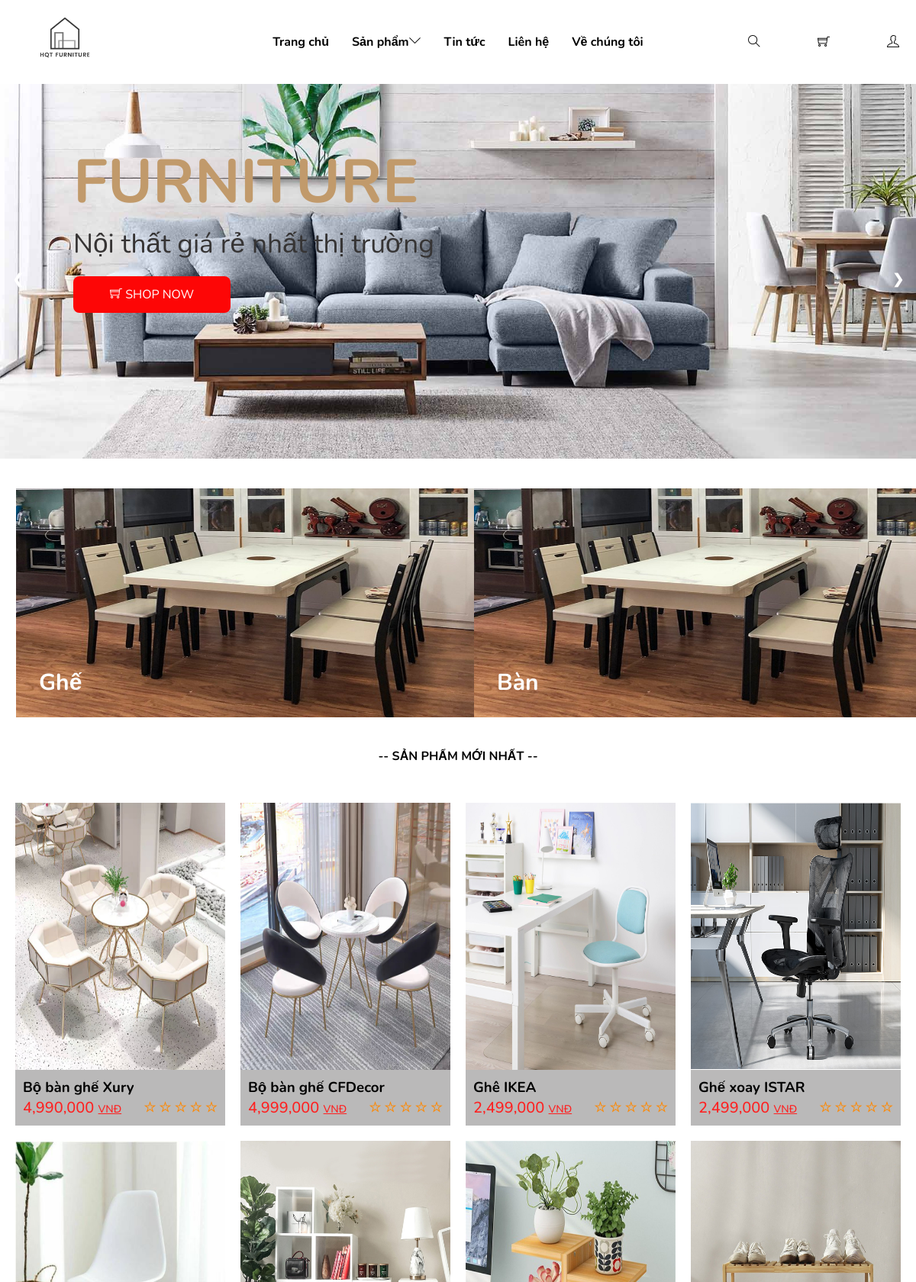
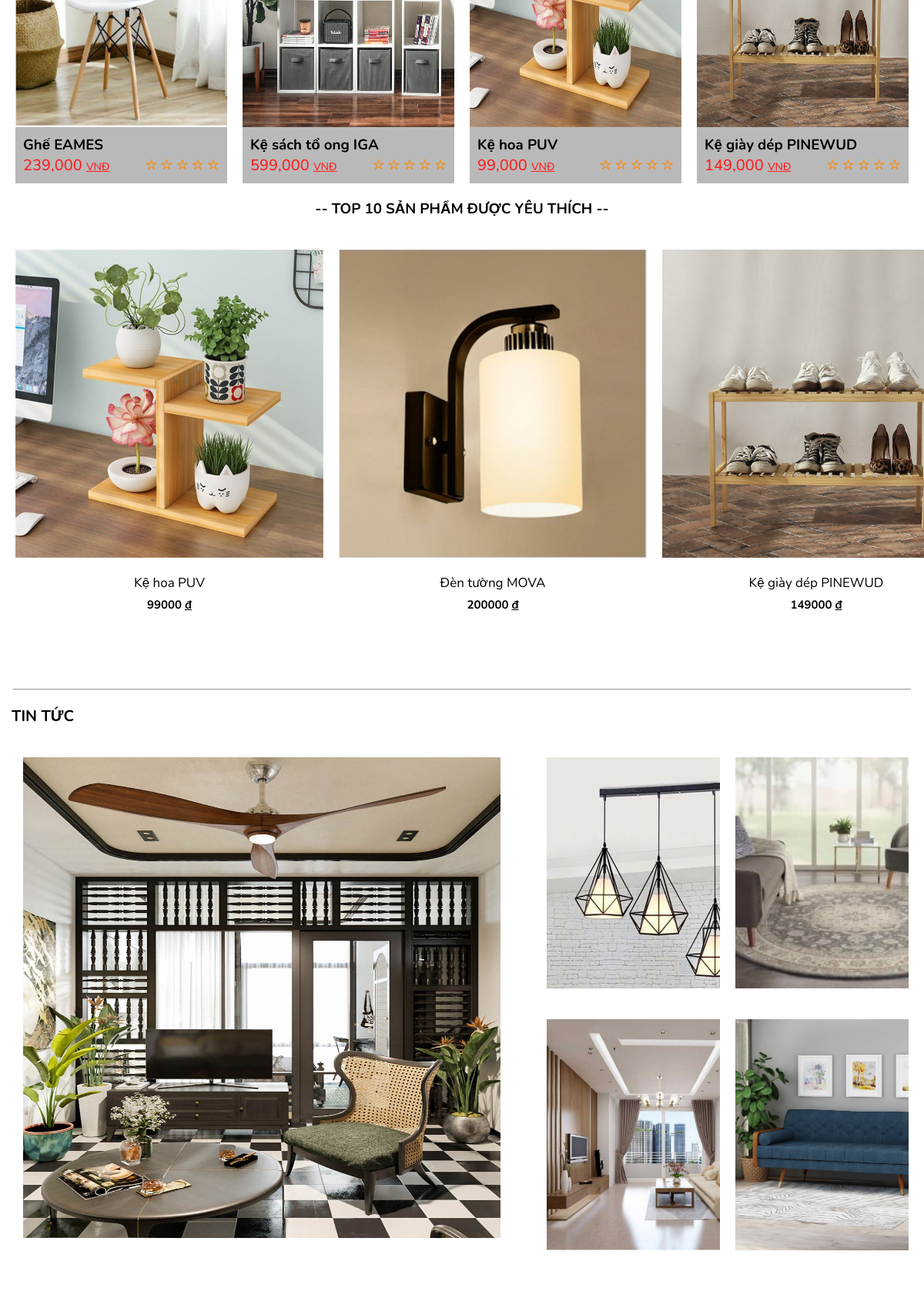
/site/trang_chinh (upper part), run on the app's committed database (2 pictures, top to bottom).
### tables this page shows
CREATE TABLE `web_settings` (
  `id` int(11) NOT NULL,
  `logo` varchar(255) NOT NULL,
  `sdt` int(11) NOT NULL,
  `dia_chi` varchar(255) NOT NULL
);

CREATE TABLE `sliders` (
  `ma_slide` int(11) NOT NULL,
  `anh_slide` varchar(255) NOT NULL,
  `duong_dan` varchar(255) NOT NULL,
  `ten_slide` varchar(50) NOT NULL
);

CREATE TABLE `hang_hoa` (
  `ma_hh` int(11) NOT NULL,
  `ten_hh` varchar(50) NOT NULL,
  `don_gia` float NOT NULL,
  `anh_hh` varchar(255) NOT NULL,
  `ngay_nhap` date NOT NULL,
  `mo_ta` text NOT NULL,
  `dac_biet` tinyint(1) NOT NULL,
  `luot_xem` int(11) NOT NULL,
  `ma_loai` int(11) NOT NULL,
  `giam_gia` int(11) NOT NULL
);

### site/trang_chinh/index.php (called while the page is built, shortened)
<?php
    require_once "./../../global.php";
    require_once "./../../pdo.php";
    extract($_REQUEST);
    if (array_key_exists("tin_tuc",$_REQUEST)) {
        $VIEW_NAME = "tintuc.php";
    }
    else{
        require_once "./../../dao/hang_hoa.php";
        $hh_top_10 = hang_hoa_select_top10();
        $item = hang_hoa_select_top8_sp();
    }
    require_once "./../layout.php";

### global.php (called while the page is built, shortened)
<?php
$ROOT_URL = "/duan1";
$IMAGE_URL = $ROOT_URL . "/images";
$SITE_URL = $ROOT_URL . "/site";

### pdo.php (called while the page is built, shortened)
<?php
    function pdo_get_connection(){
        $dbUrl = "mysql:host=localhost;dbname=duan1";
        $dbUser = "root";
        $dbPass = "";
        $conn = new PDO($dbUrl,$dbUser,$dbPass);
        return $conn;
    }
    function pdo_query($sql){
        $args = array_slice(func_get_args(),1);
        try {
            $conn = pdo_get_connection();
            $sttm = $conn->prepare($sql);
            $sttm->execute($args);
            $result = $sttm->fetchAll();
            return $result;
        } catch (PDOException $e) {
            echo "có lỗi xảy ra" . $e->getMessage();
        }
        finally{
            unset($conn);
        }
    }

### dao/settings.php (called while the page is built, shortened)
<?php
    function web_get_all(){
        $sql = "SELECT * FROM web_settings";
        return pdo_query($sql);
    }

### dao/slide.php (called while the page is built, shortened)
<?php
    function slide_get_all(){
        $sql = "SELECT * FROM sliders";
        return pdo_query($sql);
    }

### dao/hang_hoa.php (called while the page is built, shortened)
<?php
    function hang_hoa_select_top8_sp(){
        $sql = "SELECT * FROM hang_hoa ORDER BY ma_hh DESC LIMIT 0, 8 ";
        return pdo_query($sql);
    }
function hang_hoa_select_top10(){
    $sql = "SELECT * FROM hang_hoa WHERE luot_xem > 0 ORDER BY luot_xem DESC LIMIT 0, 10";
    return pdo_query($sql);
}

### site/layout/top10.php (the view, shortened to what this page needs)
<div class="top_10_pr">
    <div class="title_top10" style="text-align: center;">
        <h3>
            <p><b>-- TOP 10 SẢN PHẨM ĐƯỢC YÊU THÍCH --</b></p>
        </h3>
    </div>
    <div class="count">
    <?php
        require_once "./../../dao/hang_hoa.php";
        $hh_top_10 = hang_hoa_select_top10();
        foreach ($hh_top_10 as $hh) { ?>
            <div class="item">
            <a href="<?= $SITE_URL?>/hang_hoa/chi_tiet.php?ma_hh=<?= $hh["ma_hh"] ?>">
                    <img src="<?=$IMAGE_URL?>/<?=$hh['anh_hh']?>" alt="" class="item_img">
                    <div class="product-name">
                        <span><?=$hh['ten_hh'] ?></span>
                    </div>
                    <div class="price">
                    <?=$hh['don_gia'] ?> <u>đ</u>
                    </div>
                </a>
            </div>
       <?php }
        ?>
</div>
    </div>

### site/layout.php (shortened to what this page needs)
<!DOCTYPE html>
<html lang="en">
<head>
    <link rel="stylesheet" href="<?= $ROOT_URL?>/content/themify-icons/themify-icons.css" />
    <link rel="stylesheet" href="<?= $ROOT_URL?>/content/css/index.css" />
    <link rel="stylesheet" href="<?= $ROOT_URL?>/content/js/slide.js">
</head>
<body>
    <div class="container" style="font-family: sans-serif">
        <div class="header">
            <div class="header-logo">
            <?php require 'layout/logo.php';?>
            </div>
            <?php require 'layout/menu.php';?>
            <div class="header-icon">
                <ul class="root">
                    <li>
                        <i class="ti-search" id="search-icon"></i>
                    </li>
                    <li>
                        <a href="../cart/list_cart.php"><i class="ti-shopping-cart"></i></a>
                    </li>
                    <li>
                    <i class="ti-user"><?php if (isset($_SESSION["user"]["ho_ten"])) {
                    } ?></i>
                    <?php require 'layout/dang_nhap.php';?>
                    </li>
                </ul>
            </div>
        </div>
        <div class="content">
            <?php require 'layout/banner_slide.php';?>
            <div class="product-boxs">
                <div class="product-box">
                    <div class="product-box-img">
                        <a href="#"><img src="<?=$IMAGE_URL?>/ban.jpg" alt="" /></a>
                        <div class="product-box-title">
                            <a href="#">
                                <p>Ghế</p>
                            </a>
                        </div>
                    </div>
                </div>
                <div class="product-box">
                    <div class="product-box-img">
                        <a href="#"><img src="<?=$IMAGE_URL?>/ban.jpg" alt="" /></a>
                        <div class="product-box-title">
                            <a href="#">
                                <p>Bàn</p>
                            </a>
                        </div>
                    </div>
                </div>
            </div>
            <div class="news-product">
                <?php include $VIEW_NAME; ?>
            </div>
            <?php require_once "layout/top10.php"; ?>
            <hr />
            <div class="news">
                <p class="news-title">TIN TỨC</p>
                <div class="box-news-total">
                    <div class="box-news">
                        <div class="box-news1">
                            <div class="box-news1-img">
                                <img src="<?=$IMAGE_URL?>/newschinh.jpg" alt="" />
                                <div class="news-infor">
                                </div>
                            </div>
                        </div>
                    </div>
                    <div class="boxs-news2">
                        <div class="boxs-news2-up">
                            <div class="box-up">
                                <div class="boxs-news2-up-img">
                                    <img src="<?=$IMAGE_URL?>/newsphu1.jpg " alt="" />
                                    <div class="news-infor1">
                                    </div>
                                </div>
                            </div>
                            <div class="box-up">
                                <div class="boxs-news2-up-img">
                                    <img src="<?=$IMAGE_URL?>/newsphu2.jpg " alt="" />
                                    <div class="news-infor1">
                                    </div>
                                </div>
                            </div>
                        </div>
                        <div class="boxs-news2-up">
                            <div class="box-up">
                                <div class="boxs-news2-up-img">
                                    <img src="<?=$IMAGE_URL?>/newsphu3.png " alt="" />
                                    <div class="news-infor1">
                                    </div>
                                </div>
                            </div>
                            <div class="box-up">
                                <div class="boxs-news2-up-img">
                                    <img src="<?=$IMAGE_URL?>/newsphu4.jpg " alt="" />
                                    <div class="news-infor1">
                                    </div>
                                </div>
                            </div>
                        </div>
                    </div>
                </div>
            </div>
        </div>
    </div>
</body>
</html>

### site/layout/logo.php
<?php
   require_once "./../../global.php";
   require_once "./../../pdo.php";
   require_once '../../dao/settings.php';
   $web_settings = web_get_all();
?>
    <?php foreach ($web_settings as $key) { ?>
        <a href="<?= $SITE_URL?>/trang_chinh"><img src="<?=$IMAGE_URL?>/<?= $key["logo"] ?>" alt="" /></a>
    <?php } ?>

### site/layout/menu.php (shortened to what this page needs)
<?php require_once './../../global.php'; ?>
<div class="header-menu">
                <ul class="menu">
                    <li>
                        <b><a href="<?=$SITE_URL?>/trang_chinh/">Trang chủ</a></b>
                    </li>
                    <li>
                        <b><a href="#">Sản phẩm<i class="ti-angle-down"></i></a></b>
                    </li>
                    <li>
                        <b><a href="#">Tin tức</a></b>
                    </li>
                    <li>
                        <b><a href="#">Liên hệ</a></b>
                    </li>
                    <li>
                        <b><a href="#">Về chúng tôi</a></b>
                    </li>
                </ul>
            </div>

### site/layout/banner_slide.php
<?php
   require_once "./../../global.php";
   require_once "./../../pdo.php";
   require '../../dao/slide.php';
   $ds_slide = slide_get_all();
   ?>
   <div class="slideshow-container">
    <?php foreach ($ds_slide as $slide) :?>
        <div class="mySlides fade">
    <div class="box-position">
        <div class="title_positon">
            <h3>FURNITURE</h3>
        </div>
        <div class="text-position">
            <span>Nội thất giá rẻ nhất thị trường</span>
        </div>
        <div class="btn-position">
            <button type="button" class="btn"><i class="ti-shopping-cart"></i> <a href="<?=$slide["duong_dan"] ?>" style="text-decoration:none; color:#fff;">SHOP NOW</a> </button>
        </div>
    </div>
    <img src="<?=$IMAGE_URL?>/<?= $slide["anh_slide"] ?>" style="width:100%">
</div>
    <?php endforeach; ?>
<a class="prev" onclick="plusSlides(-1)">&#10094;</a>
<a class="next" onclick="plusSlides(1)">&#10095;</a>
</div>

### site/trang_chinh/trang_chu.php (shortened to what this page needs)
<p><b>-- SẢN PHẨM MỚI NHẤT --</b></p>
<div class="card-product">
                <?php foreach ($item as $prod)  :?>
                    <div class="card">
                        <div class="card-img">
                            <img src="<?= $IMAGE_URL?>/<?= $prod["anh_hh"] ?>" alt="" />
                            <div class="actions">
                                <ul>
                                </ul>
                            </div>
                        </div>
                        <div class="card-content">
                            <div class="card-name">
                                <h3><?= $prod["ten_hh"] ?></h3>
                            </div>
                            <div class="card-price">
                                <h3><?= number_format($prod["don_gia"],0)?><span> <u style="font-size: 14px;">VNĐ</u></span></h3>
                                <div class="rating">
                                    <i class="ti-star" aria-hidden="true"></i>
                                    <i class="ti-star" aria-hidden="true"></i>
                                    <i class="ti-star" aria-hidden="true"></i>
                                    <i class="ti-star" aria-hidden="true"></i>
                                    <i class="ti-star" aria-hidden="true"></i>
                                </div>
                            </div>
                        </div>
                    </div>
               <?php endforeach; ?>
</div>

### data on the page
web_settings: logo (picture)
sliders: anh_slide (picture)
hang_hoa: anh_hh (picture), ten_hh "Bộ bàn ghế Xury", don_gia "4,990,000"
hang_hoa: anh_hh (picture), ten_hh "Bộ bàn ghế CFDecor", don_gia "4,999,000"
hang_hoa: anh_hh (picture), ten_hh "Ghê IKEA", don_gia "2,499,000"
hang_hoa: anh_hh (picture), ten_hh "Ghế xoay ISTAR", don_gia "2,499,000"
hang_hoa: anh_hh (picture), ten_hh "Ghế EAMES", don_gia "239,000"
hang_hoa: anh_hh (picture), ten_hh "Kệ sách tổ ong IGA", don_gia "599,000"
hang_hoa: anh_hh (picture), ten_hh "Kệ hoa PUV", don_gia "99,000", don_gia "99000"
hang_hoa: anh_hh (picture), ten_hh "Kệ giày dép PINEWUD", don_gia "149,000", don_gia "149000"
hang_hoa: anh_hh (picture), ten_hh "Đèn tường MOVA", don_gia "200000"
